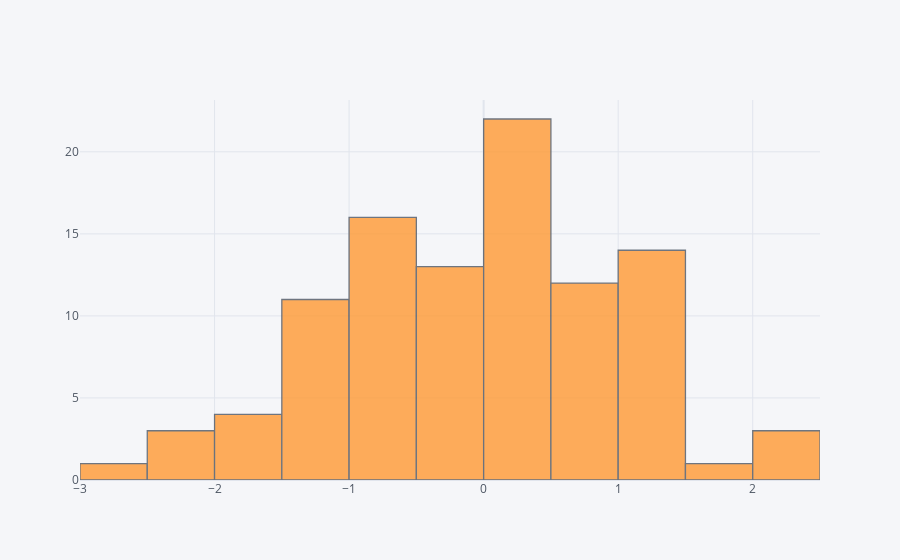

The cell this chart's notebook holds for it:
### Code cell
df['A'].iplot(kind='hist')

### Figure 1 — Plotly figure (JSON) as saved in the notebook; plotly's stock layout.template omitted (floating-point values rounded to 4 significant figures)
{"data": [{"histfunc": "count", "histnorm": "", "marker": {"color": "rgba(255, 153, 51, 1.0)", "line": {"color": "#4D5663", "width": 1.3}}, "name": "A", "opacity": 0.8, "orientation": "v", "type": "histogram", "x": [-0.01889, 1.022, 0.5637, 1.016, 0.5503, 0.4892, 0.8141, 0.1966, -0.7454, 0.6668, 0.4111, -0.8174, 0.108, -0.8968, 1.306, 0.4683, 1.454, -0.6837, 0.7655, -1.271, 1.5, 1.141, -0.2969, 0.1211, 1.313, 0.7922, -1.491, 0.3876, 2.331, -1.374, 2.005, -2.123, -1.076, 0.2992, -1.471, -0.466, -1.055, 0.04731, -0.9147, 0.07253, 1.001, 0.9941, -1.015, 1.228, 1.244, -1.976, -0.6277, 0.8108, 0.3085, -2.191, 1.473, 0.4913, 0.133, -1.26, -0.9463, -0.5998, -0.2639, -1.101, 0.7455, 1.374, 0.4588, -0.3207, 0.2274, -0.9233, -1.726, 0.7558, -0.9837, 1.695, 2.331, -1.976, -0.9839, 0.525, -0.784, -0.4836, 0.3684, -0.3411, 0.2258, -0.1598, -2.102, 0.4815, 0.6451, -0.6425, 1.097, -0.007732, -0.8694, -0.03938, 0.001729, -1.932, 0.1409, -1.072, -0.5651, -1.043, -0.4949, 0.4415, -0.485, 0.2531, -2.58, -0.8144, 1.497, -0.4735]}], "layout": {"barmode": "overlay", "legend": {"bgcolor": "#F5F6F9", "font": {"color": "#4D5663"}}, "paper_bgcolor": "#F5F6F9", "plot_bgcolor": "#F5F6F9", "title": {"font": {"color": "#4D5663"}}, "xaxis": {"gridcolor": "#E1E5ED", "showgrid": true, "tickfont": {"color": "#4D5663"}, "title": {"font": {"color": "#4D5663"}, "text": ""}, "zerolinecolor": "#E1E5ED"}, "yaxis": {"gridcolor": "#E1E5ED", "showgrid": true, "tickfont": {"color": "#4D5663"}, "title": {"font": {"color": "#4D5663"}, "text": ""}, "zerolinecolor": "#E1E5ED"}}}
